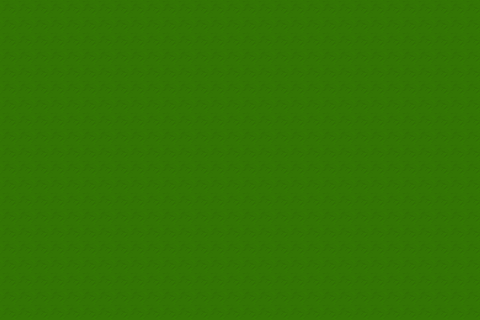

The image is a tile-based game level rendered from a .tmx file. Its description and source (layers, tilesets, objects; grid data summarised) follow:
An orthogonal 30x20 tile map with 16x16 px tiles, 1 tile layer (Tile Layer 1), 4 tilesets and 7 objects (spawn).

<map version="1.10" tiledversion="1.12.0" orientation="orthogonal" renderorder="right-down" width="30" height="20" tilewidth="16" tileheight="16" infinite="0" nextlayerid="4" nextobjectid="11">
 <properties>
  <property name="music" value="TOWN" />
 </properties>
 <tileset firstgid="1" source="MainTileset.tsx" />
 <tileset firstgid="4051" source="Player.tsx" />
 <tileset firstgid="4060" source="Enemies.tsx" />
 <tileset firstgid="4064" source="Spawn.tsx" />
 <layer id="3" name="Tile Layer 1" width="30" height="20">
  <data>[600 cells, 600 non-empty, 1 distinct tile ids]</data>
 </layer>
 <objectgroup id="2" name="objects">
  <object id="2" gid="4063" x="257.046" y="88.3631" width="64" height="64" />
  <object id="3" gid="4063" x="401.867" y="197.675" width="64" height="64" />
  <object id="4" gid="4060" x="26.5812" y="262.664" width="64" height="64">
   <properties>
    <property name="enemy" type="bool" value="true" />
   </properties>
  </object>
  <object id="5" gid="4060" x="184.476" y="323.076" width="64" height="64" />
  <object id="6" gid="4061" x="99.6834" y="173.802" width="64" height="64" />
  <object id="7" gid="4061" x="335.963" y="297.446" width="64" height="64" />
  <object id="10" name="spawn" gid="4064" x="232.667" y="171.667" width="16" height="16.6667" />
 </objectgroup>
</map>
